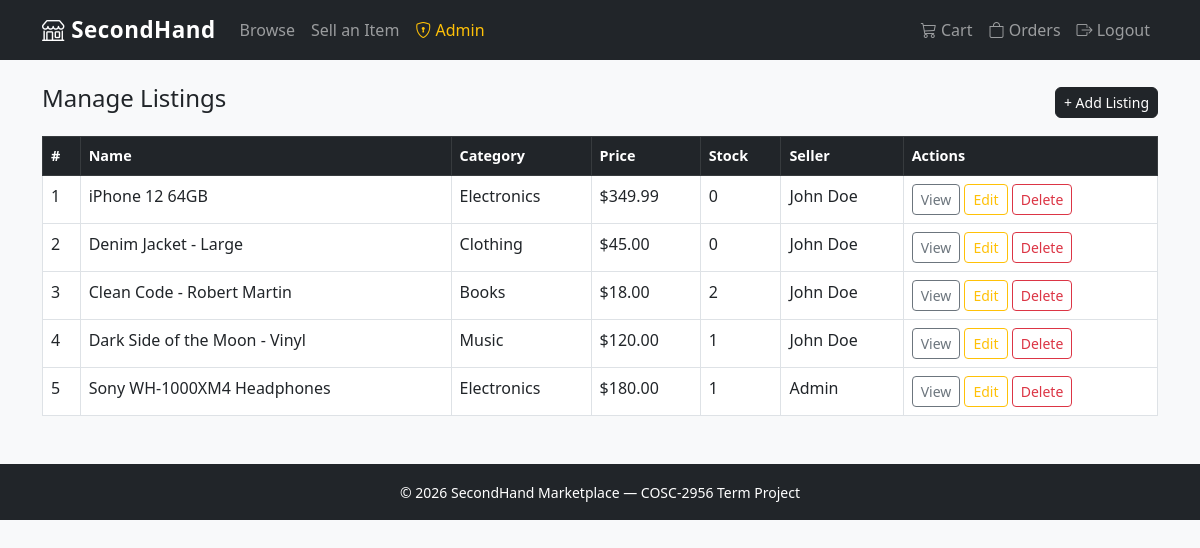
/admin/products.php (signed in), run on the app's committed database.
### tables this page shows
CREATE TABLE `products` (
  `id` int(11) NOT NULL,
  `seller_id` int(11) NOT NULL,
  `name` varchar(150) NOT NULL,
  `description` text DEFAULT NULL,
  `price` decimal(10,2) NOT NULL,
  `image_url` varchar(255) DEFAULT NULL,
  `category` enum('Electronics','Clothing','Books','Music','Collectibles','Other') NOT NULL,
  `condition` enum('New','Like New','Good','Fair','Poor') NOT NULL,
  `stock` int(11) DEFAULT 1,
  `created_at` timestamp NOT NULL DEFAULT current_timestamp()
);

CREATE TABLE `users` (
  `id` int(11) NOT NULL,
  `name` varchar(100) NOT NULL,
  `email` varchar(150) NOT NULL,
  `password` varchar(255) NOT NULL,
  `is_admin` tinyint(1) DEFAULT 0,
  `created_at` timestamp NOT NULL DEFAULT current_timestamp()
);

### admin/products.php (the view, shortened to what this page needs)
<?php
require_once '../includes/db.php';
$products = $pdo->query("
    SELECT p.*, u.name AS seller_name FROM products p JOIN users u ON p.seller_id = u.id
    ORDER BY p.created_at DESC
")->fetchAll();
require_once '../includes/header.php';
?>
<div class="d-flex justify-content-between align-items-center mb-3">
  <h4>Manage Listings</h4>
  <a href="/marketplace/sell.php" class="btn btn-dark btn-sm">+ Add Listing</a>
</div>
<table class="table table-hover table-bordered">
  <thead class="table-dark">
    <tr><th>#</th><th>Name</th><th>Category</th><th>Price</th><th>Stock</th><th>Seller</th><th>Actions</th></tr>
  </thead>
  <tbody>
    <?php foreach ($products as $p): ?>
      <tr>
        <td><?= $p['id'] ?></td>
        <td><?= htmlspecialchars($p['name']) ?></td>
        <td><?= $p['category'] ?></td>
        <td>$<?= number_format($p['price'], 2) ?></td>
        <td><?= $p['stock'] ?></td>
        <td><?= htmlspecialchars($p['seller_name']) ?></td>
        <td>
          <a href="/marketplace/product.php?id=<?= $p['id'] ?>" class="btn btn-sm btn-outline-secondary">View</a>
          <a href="/marketplace/admin/products.php?edit=<?= $p['id'] ?>" class="btn btn-sm btn-outline-warning">Edit</a>
          <a href="/marketplace/admin/products.php?delete=<?= $p['id'] ?>" class="btn btn-sm btn-outline-danger"
             onclick="return confirm('Delete this listing permanently?')">Delete</a>
        </td>
      </tr>
    <?php endforeach; ?>
  </tbody>
</table>
<?php require_once '../includes/footer.php'; ?>

### css/style.css (style rules this page uses)
body { background-color: #f8f9fa; font-family: 'Segoe UI', sans-serif; }
.btn-dark { border-radius: 6px; }
.table th { font-weight: 600; font-size: 0.9rem; }

### data on the page
products: id "1", name "iPhone 12 64GB", category "Electronics", price "349.99", stock "0", seller.name "John Doe"
products: id "2", name "Denim Jacket - Large", category "Clothing", price "45.00", stock "0", seller.name "John Doe"
products: id "3", name "Clean Code - Robert Martin", category "Books", price "18.00", stock "2", seller.name "John Doe"
products: id "4", name "Dark Side of the Moon - Vinyl", category "Music", price "120.00", stock "1", seller.name "John Doe"
products: id "5", name "Sony WH-1000XM4 Headphones", category "Electronics", price "180.00", stock "1", seller.name "Admin"
